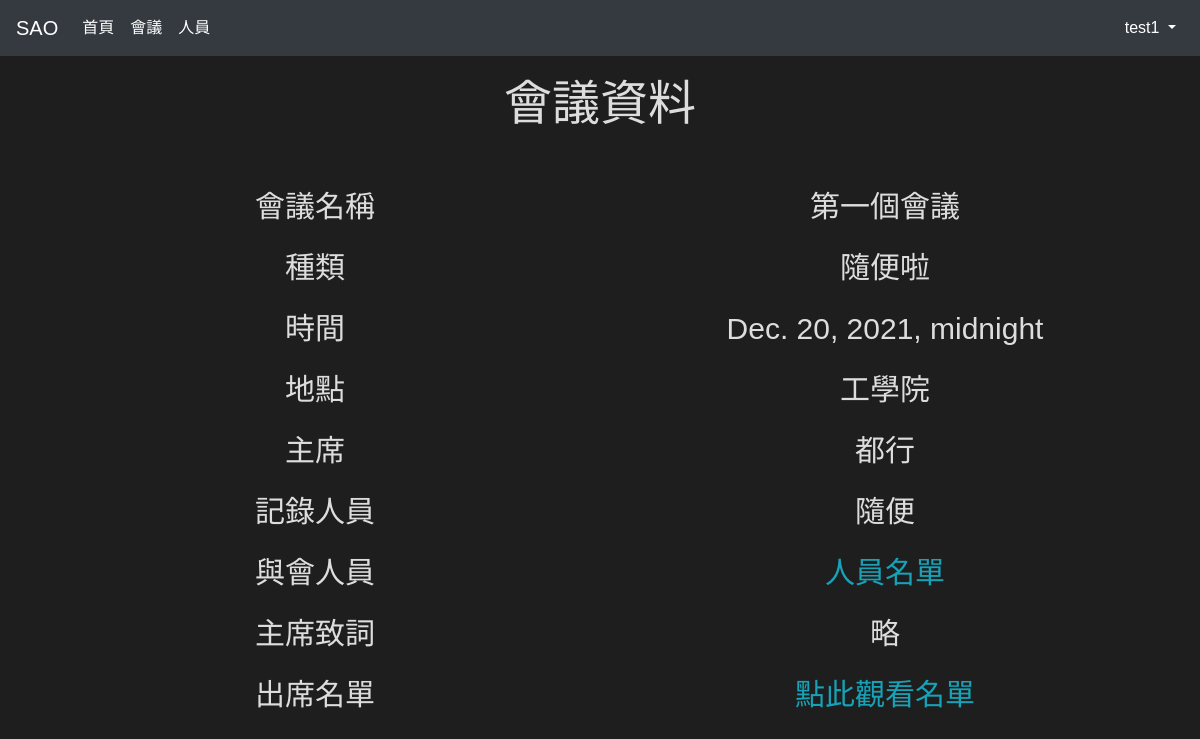
/meetings/1/ (signed in), run on an earlier commit of the app's database.
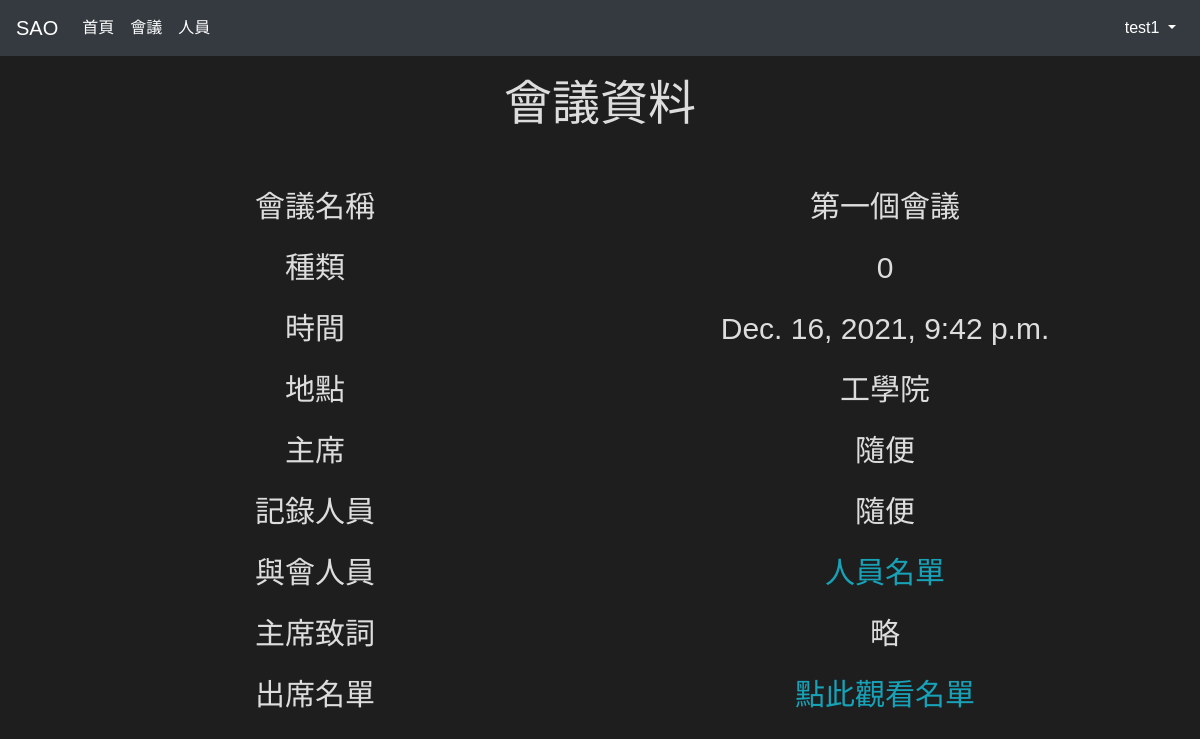
And on a later commit of the database.
### accounts/models.py (models this page shows, shortened)
class Participant(AbstractUser):
    objects = ParticipantManager()  # User Manager
    email = models.EmailField(blank=False, unique=True, verbose_name="電子信箱")
    identity = models.IntegerField(choices=IDENTITY, default=0, verbose_name="身分")
    sex = models.IntegerField(choices=SEX, default=2, verbose_name="性別")
    phone = models.CharField(max_length=20, verbose_name="連絡電話")
    USERNAME_FIELD = "email"  # 使用email登入
    REQUIRED_FIELDS = ["username"]
    class Meta:
        permissions = [
            ("request_for_modifying_meeting_minutes", "發出會議紀錄修改請求"),
            ("create_extempore_motion", "新增臨時動議"),
            ("mail_result", "寄出開會結果"),
        ]
    def get_full_name(self):
        return self.last_name + self.first_name

### meetings/models.py (models this page shows, shortened)
class Meeting(models.Model):
    name = models.CharField(max_length=100, unique=True, verbose_name="會議名稱")
    type = models.IntegerField(choices=TYPE, default=0, verbose_name="會議種類")
    date = models.DateTimeField(verbose_name="開會日期")
    location = models.CharField(max_length=100, verbose_name="會議地點")
    chairman = models.CharField(max_length=20, verbose_name="主席")  # 可能會改成relation field
    minutes_taker = models.CharField(
        max_length=20, verbose_name="記錄人員"
    )  # 可能會改成relation field
    participants = models.ManyToManyField(
        Participant, related_name="meetings", verbose_name="與會人員"
    )  # 測試階段
    speech = models.CharField(max_length=500, default="略", verbose_name="主席致詞")
    attendance_record = models.ManyToManyField(
        Participant,
        through="Attendance",
        through_fields=("meeting", "participant"),
        verbose_name="出席紀錄",
    )
    def meeting_begins(self):
        return timezone.now() > self.date

### meetings/views.py (the view)
# urls.py: path("<int:id>/", MeetingDetailView.as_view(), name="meeting-detail"),
@method_decorator(login_required(login_url="login"), name="dispatch")
class MeetingDetailView(DetailView):
    model = Meeting
    template_name = "meetings/meeting_detail.html"
    def get_object(self):
        id = self.kwargs["id"]
        return get_object_or_404(Meeting, id=id)

### meetings/templates/meetings/meeting_detail.html (shortened to what this page needs)
{% extends "base.html" %}
{% block content%}
<br>
<h1>會議資料</h1>
<br>
<br>
<div class="row">
    <div class="col-md-6">
        <span class="info-text">會議名稱</span>
    </div>
    <div class="col-md-6">
        <p class="info-text">{{ meeting.name|safe }}</p>
    </div>
</div>
<div class="row">
    <div class="col-md-6">
        <span class="info-text">種類</span>
    </div>
    <div class="col-md-6">
        <p class="info-text">{{ meeting.type|safe }}</p>
    </div>
</div>
<div class="row">
    <div class="col-md-6">
        <span class="info-text">時間</span>
    </div>
    <div class="col-md-6">
        <p class="info-text">{{ meeting.date }}</p>
    </div>
</div>
<div class="row">
    <div class="col-md-6">
        <span class="info-text">地點</span>
    </div>
    <div class="col-md-6">
        <p class="info-text">{{ meeting.location|safe }}</p>
    </div>
</div>
<div class="row">
    <div class="col-md-6">
        <span class="info-text">主席</span>
    </div>
    <div class="col-md-6">
        <p class="info-text">{{ meeting.chairman|safe }}</p>
    </div>
</div>
<div class="row">
    <div class="col-md-6">
        <span class="info-text">記錄人員</span>
    </div>
    <div class="col-md-6">
        <p class="info-text">{{ meeting.minutes_taker|safe }}</p>
    </div>
</div>
<div class="row">
    <div class="col-md-6">
        <span class="info-text">與會人員</span>
    </div>
    <div class="col-md-6">
        <p class="info-text"><a href="{% url 'meeting-participants' meeting.id %}">人員名單</a></p>
    </div>
</div>
<div class="row">
    <div class="col-md-6">
        <span class="info-text">主席致詞</span>
    </div>
    <div class="col-md-6">
        <p class="info-text">{{ meeting.speech }}</p>
    </div>
</div>
<div class="row">
    <div class="col-md-6">
        <span class="info-text">出席名單</span>
    </div>
    <div class="col-md-6">
        {% if meeting.meeting_begins %}
        <p class="info-text"><a href="{% url 'edit-attendance' meeting.id %}">點此觀看名單</a></p>
        {% else %}
        <p class="info-text"><a href="{% url 'meeting-not-begin' %}">點此觀看名單</a></p>
        {% endif %}
    </div>
</div>
{% endblock %}

### templates/base.html (shortened to what this page needs)
<!DOCTYPE html>
<html>
    <head>
        <link rel="stylesheet" href="https://cdn.jsdelivr.net/npm/bootstrap@4.6.0/dist/css/bootstrap.min.css"
 />
        <link href="https://cdn.jsdelivr.net/gh/gitbrent/bootstrap4-toggle@3.6.1/css/bootstrap4-toggle.min.css"
            rel="stylesheet">
        {% load static %}
        <link rel="stylesheet" href="{% static 'css/dark.css' %}" />
    </head>
    <body>
        {% include "navbar.html" %}
        <div class="container" style="text-align: center">{% block content %} 要放的內容 {% endblock %}</div>
    </body>
</html>

### templates/navbar.html (shortened to what this page needs)
<nav class="navbar navbar-expand-lg navbar-dark bg-dark">
    <a class="navbar-brand" href="{% url 'home' %}">SAO</a>
    <div class="collapse navbar-collapse" id="navbarSupportedContent">
        <ul class="navbar-nav mr-auto">
            <li class="nav-item active">
                <a class="nav-link active" aria-current="page" href="{% url 'home' %}">首頁</a>
            </li>
            <li class="nav-item dropdown active">
                <a class="nav-link" href="#" id="navbarDropdown" role="button" data-toggle="dropdown"
                    aria-haspopup="true" aria-expanded="false">
                    會議
                </a>
            <li class="nav-item dropdown active">
                <a class="nav-link" href="#" id="navbarDropdown" role="button" data-toggle="dropdown"
                    aria-haspopup="true" aria-expanded="false">
                    人員
                </a>
            </li>
            </li>
        </ul>
        <ul class="navbar-nav ml-auto">
            {% if user.is_authenticated %}
            <li class="nav-item dropdown">
                <a class="nav-link dropdown-toggle active" href="#" id="navbarDropdown" role="button"
                    data-toggle="dropdown" aria-haspopup="true" aria-expanded="false">
                    {{ user.get_full_name }}
                </a>
            </li>
            {% endif %}
        </ul>
    </div>
</nav>

### static/css/dark.css (style rules this page uses)
body { background-color: #1e1e1e; font-family: "Noto Sans TC", "微軟正黑體", sans-serif; }
h1, h2, h3, h4, h5, h6, p, li, span, small, label, th, td { color: #ddd; }
h1 { font-size: 3em; font-weight: 300; line-height: 1em; text-align: center; font-weight: normal; }
a { color: #17a2b8; }
.info-text { font-size: 30px; }

What changed in the data, as far as the page shows it:
changed Meeting "第一個會議": type "隨便啦" → "0"; date "Dec. 20, 2021, midnight" → "Dec. 16, 2021, 9:42 p.m."; chairman "都行" → "隨便"
